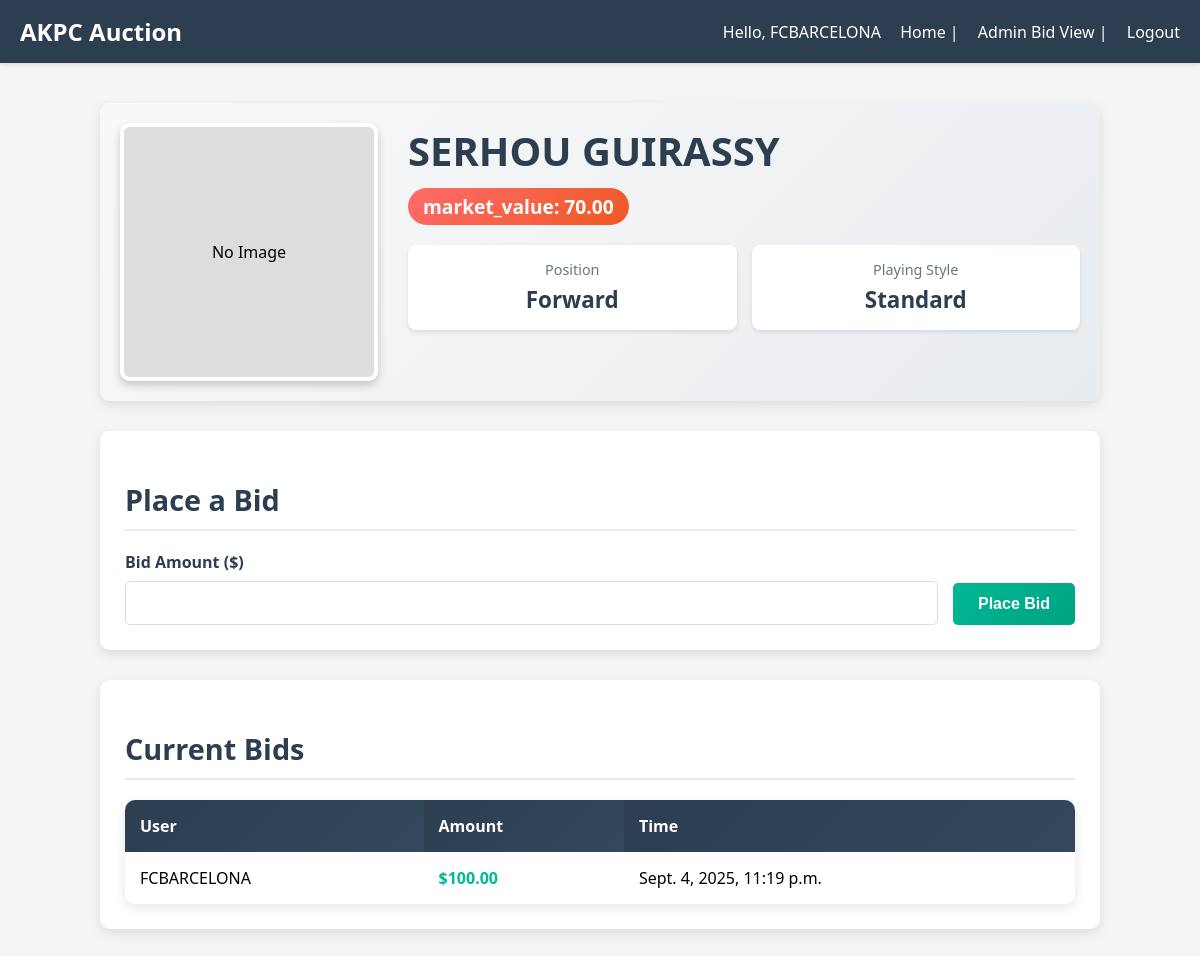
The page /player/2/ (signed in) on the database its author committed.
### auction/models.py (models this page shows, shortened)
class Player(models.Model):
    POSITION_CHOICES = [
        ('GK', 'Goalkeeper'),
        ('DF', 'Defender'),
        ('MF', 'Midfielder'),
        ('FW', 'Forward'),
    ]
    name = models.CharField(max_length=100)
    position = models.CharField(max_length=2, choices=POSITION_CHOICES)
    playing_style = models.CharField(max_length=100)
    image = models.ImageField(upload_to='players/', blank=True, null=True)
    created_at = models.DateTimeField(auto_now_add=True)
    market_value = models.DecimalField(max_digits=10, decimal_places=2, default=50.00)

class Bid(models.Model):
    player = models.ForeignKey(Player, on_delete=models.CASCADE)
    user = models.ForeignKey(User, on_delete=models.CASCADE)
    amount = models.DecimalField(max_digits=10, decimal_places=2, validators=[MinValueValidator(0.01)])
    created_at = models.DateTimeField(auto_now_add=True)
    class Meta:
        ordering = ['-amount']

### auction/views.py (the view)
# urls.py: path('player/<int:pk>/', views.player_detail, name='player_detail'),
@login_required
def player_detail(request, pk):
    player = get_object_or_404(Player, pk=pk)
    bids = Bid.objects.filter(player=player).order_by('-amount')
    if request.method == 'POST':
        form = BidForm(request.POST)
        if form.is_valid():
            bid = form.save(commit=False)
            bid.player = player
            bid.user = request.user
            bid.save()
            messages.success(request, 'Your bid has been placed!')
            return redirect('player_detail', pk=pk)
    else:
        form = BidForm()
    return render(request, 'player_detail.html', {
        'player': player,
        'bids': bids,
        'form': form
    })

### auction/forms.py
class BidForm(forms.ModelForm):
    class Meta:
        model = Bid
        fields = ['amount']
        widgets = {
            'amount': forms.NumberInput(attrs={'step': '0.01', 'min': '0.01'})
        }

### auction/templates/player_detail.html (shortened to what this page needs)
{% extends 'base.html' %}
{% block content %}
<div class="player-detail-container">
    <div class="player-header">
        <div class="player-image">
            {% if player.image %}
            <img src="{{ player.image.url }}" alt="{{ player.name }}">
            {% else %}
            <div style="width: 100%; height: 100%; background: #ddd; display: flex; align-items: center; justify-content: center;">
                <span>No Image</span>
            </div>
            {% endif %}
        </div>
        <div class="player-info">
            <h1 class="player-name">{{ player.name }}</h1>
            <div class="market_value-badge">market_value: {{ player.market_value }}</div>
            <div class="player-stats">
                <div class="stat-card">
                    <div class="stat-label">Position</div>
                    <div class="stat-value">{{ player.get_position_display }}</div>
                </div>
                <div class="stat-card">
                    <div class="stat-label">Playing Style</div>
                    <div class="stat-value">{{ player.playing_style }}</div>
                </div>
            </div>
        </div>
    </div>
    <div class="bid-section">
        <h2 class="section-title">Place a Bid</h2>
        <form method="post" class="bid-form">
            <div class="form-group">
                <label for="{{ form.amount.id_for_label }}">Bid Amount ($)</label>
                {{ form.amount }}
            </div>
            <button type="submit" class="bid-button">Place Bid</button>
        </form>
    </div>
    <div class="bid-section">
        <h2 class="section-title">Current Bids</h2>
        {% if bids %}
        <table class="bids-table">
            <thead>
                <tr>
                    <th>User</th>
                    <th>Amount</th>
                    <th>Time</th>
                </tr>
            </thead>
            <tbody>
                {% for bid in bids %}
                <tr>
                    <td>{{ bid.user.username }}</td>
                    <td class="bid-amount">${{ bid.amount }}</td>
                    <td>{{ bid.created_at }}</td>
                </tr>
                {% endfor %}
            </tbody>
        </table>
        {% else %}
        <p class="no-bids">No bids yet. Be the first to bid on this player!</p>
        {% endif %}
    </div>
</div>
{% endblock %}

### auction/templates/base.html (shortened to what this page needs)
<!DOCTYPE html>
<html lang="en">
<head>
</head>
<body>
    {% if not request.path == '/login/' and not request.path == '/register/' %}
    <div class="header">
        <h1>AKPC Auction</h1>
        <div>
            {% if user.is_authenticated %}
                Hello, {{ user.username }}
                <a href="{% url 'player_list' %}">Home</a> |
                {% if user.is_staff %}
                    <a href="{% url 'admin_bid_view' %}">Admin Bid View</a> |
                {% endif %}
                <a href="{% url 'logout' %}">Logout</a>
            {% else %}
                <a href="{% url 'login' %}">Login</a> |
                <a href="{% url 'register' %}">Register</a>
            {% endif %}
        </div>
    </div>
    {% endif %}
    <div class="content">
        {% block content %}
        {% endblock %}
    </div>
</body>
</html>

### auction/templates/base.html (style rules this page uses)
body { margin: 0; padding: 0; font-family: 'Segoe UI', Tahoma, Geneva, Verdana, sans-serif; background-color: #f5f5f5; }
.header { display: flex; justify-content: space-between; align-items: center; padding: 15px 20px; background-color: #2c3e50; color: white; box-shadow: 0 2px 4px rgba(0,0,0,0.1); }
.header h1 { margin: 0; font-size: 24px; }
.header a { color: white; text-decoration: none; margin-left: 15px; }
.content { padding: 20px; max-width: 1200px; margin: 0 auto; }

### auction/templates/player_detail.html (style rules this page uses)
.player-detail-container { max-width: 1000px; margin: 0 auto; padding: 20px; }
.player-header { display: flex; gap: 30px; margin-bottom: 30px; background: linear-gradient(135deg, #f8f9fa 0%, #e9ecef 100%); padding: 20px; border-radius: 10px; box-shadow: 0 4px 12px rgba(0, 0, 0, 0.1); }
.player-image { flex-shrink: 0; width: 250px; height: 250px; border-radius: 10px; overflow: hidden; border: 4px solid #fff; box-shadow: 0 4px 8px rgba(0, 0, 0, 0.2); }
.player-info { flex-grow: 1; }
.player-name { font-size: 2.5rem; margin: 0 0 10px 0; color: #2c3e50; }
.player-stats { display: grid; grid-template-columns: repeat(auto-fit, minmax(150px, 1fr)); gap: 15px; margin: 20px 0; }
.stat-card { background: white; padding: 15px; border-radius: 8px; text-align: center; box-shadow: 0 2px 4px rgba(0, 0, 0, 0.1); }
.stat-label { font-size: 0.9rem; color: #6c757d; margin-bottom: 5px; }
.stat-value { font-size: 1.4rem; font-weight: bold; color: #2c3e50; }
.market_value-badge { display: inline-block; background: linear-gradient(135deg, #ff6b6b 0%, #ee5a24 100%); color: white; padding: 5px 15px; border-radius: 20px; font-weight: bold; font-size: 1.2rem; }
.bid-section { background: white; padding: 25px; border-radius: 10px; box-shadow: 0 4px 12px rgba(0, 0, 0, 0.1); margin-bottom: 30px; }
.section-title { font-size: 1.8rem; color: #2c3e50; margin-bottom: 20px; padding-bottom: 10px; border-bottom: 2px solid #e9ecef; }
.bid-form { display: grid; grid-template-columns: 1fr auto; gap: 15px; align-items: end; }
.form-group { margin-bottom: 0; }
.form-group label { display: block; margin-bottom: 8px; font-weight: 600; color: #2c3e50; }
.form-group input { width: 100%; padding: 12px 15px; border: 1px solid #ddd; border-radius: 5px; font-size: 1rem; box-sizing: border-box; }
.bid-button { padding: 12px 25px; background: linear-gradient(135deg, #00b894 0%, #00a382 100%); color: white; border: none; border-radius: 5px; font-size: 1rem; font-weight: 600; cursor: pointer; transition: transform 0.2s, box-shadow 0.2s; }
.bids-table { width: 100%; border-collapse: collapse; margin-top: 20px; background: white; border-radius: 10px; overflow: hidden; box-shadow: 0 4px 12px rgba(0, 0, 0, 0.1); }
.bids-table th { background: linear-gradient(135deg, #2c3e50 0%, #34495e 100%); color: white; padding: 15px; text-align: left; }
.bids-table td { padding: 15px; border-bottom: 1px solid #e9ecef; }
.bids-table tr:last-child td { border-bottom: none; }
.bid-amount { font-weight: bold; color: #00b894; }

### rows shown on the page
Player: name "SERHOU GUIRASSY", market_value "70.00", position "Forward", playing_style "Standard"
Bid: user.username "FCBARCELONA", amount "100.00", created_at "Sept. 4, 2025, 11:19 p.m."

### other values the page prints
{{ user.username }} "FCBARCELONA"
